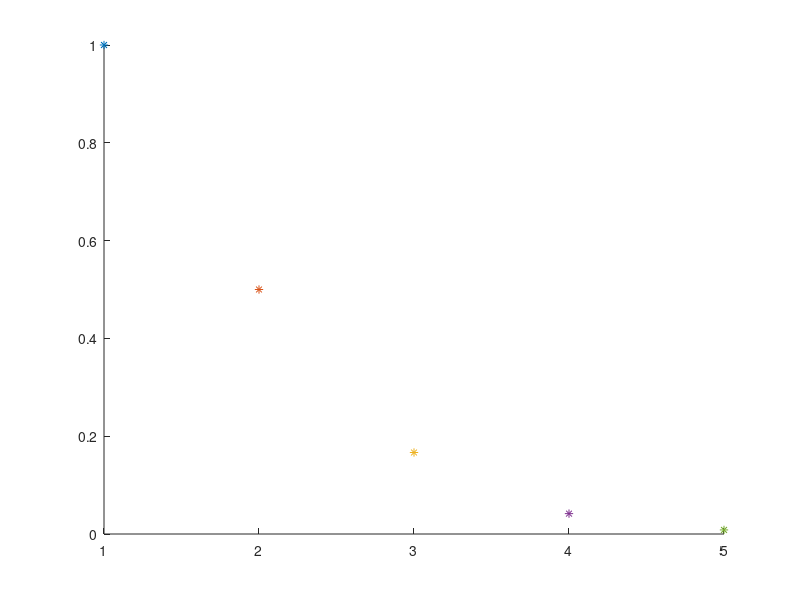

Source code (MATLAB):
clc;
clear;
clf;
f=1;
n=5;
t=0;
for k=1:n
    f=f*k;
    p=1/f;
    t=t+p;
    hold on;
%     a(1,k)=k;
%     b(1,k)=p;
    plot(k,p,'*');
%     f=t+1;%bcs n should start from 0 so 1/0fact is =1
end
f=t+1;
% disp(t)
disp(f)
% disp(a)
% disp(b)
% plot(k,p)
%     plot(a,b,linespec);


% %using rato test
% f=1;
% n=4;
% t=0;
% for k=1:n
% %     j=1:n
%     f=f*k;
%     z(1,k)=1/f;
%     disp(z(1,k))
% end
% % disp(z(1,k))